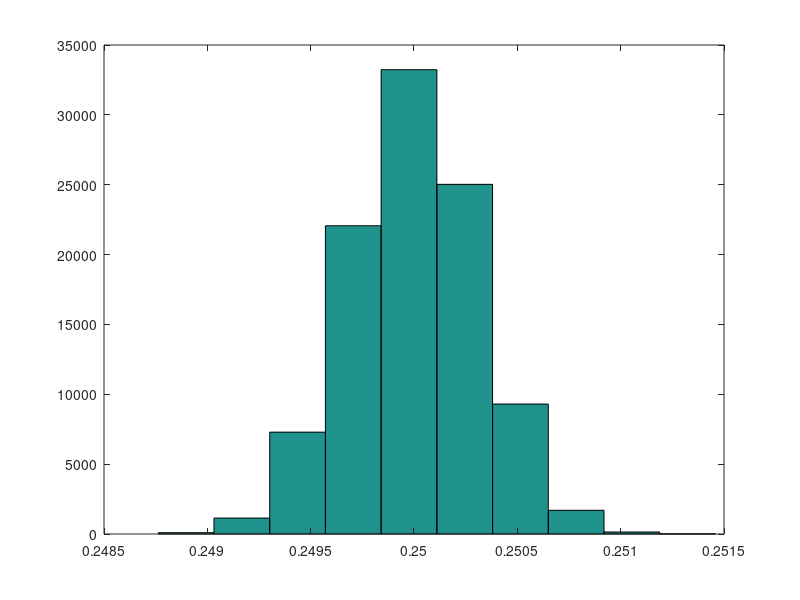
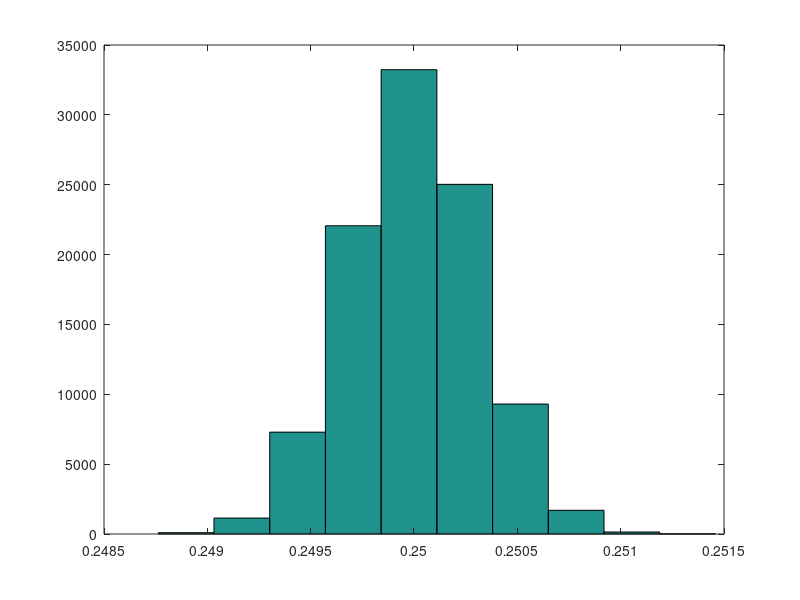
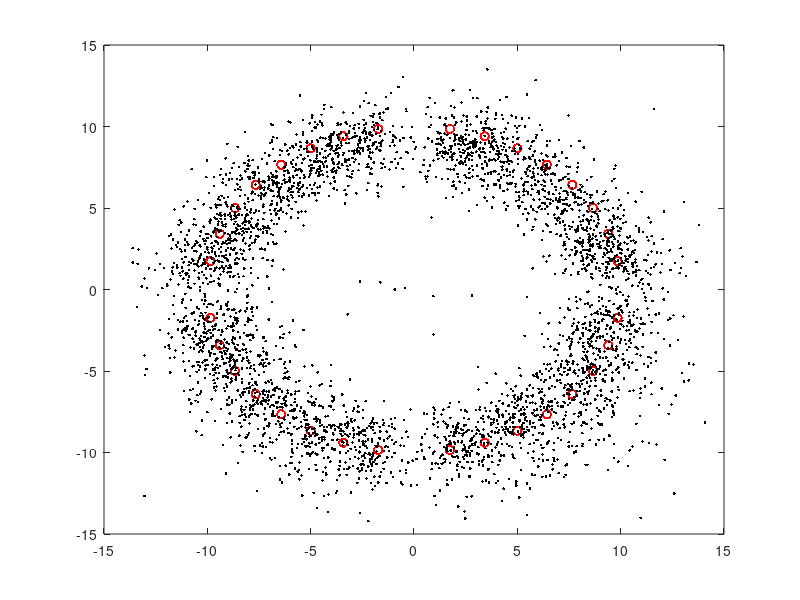
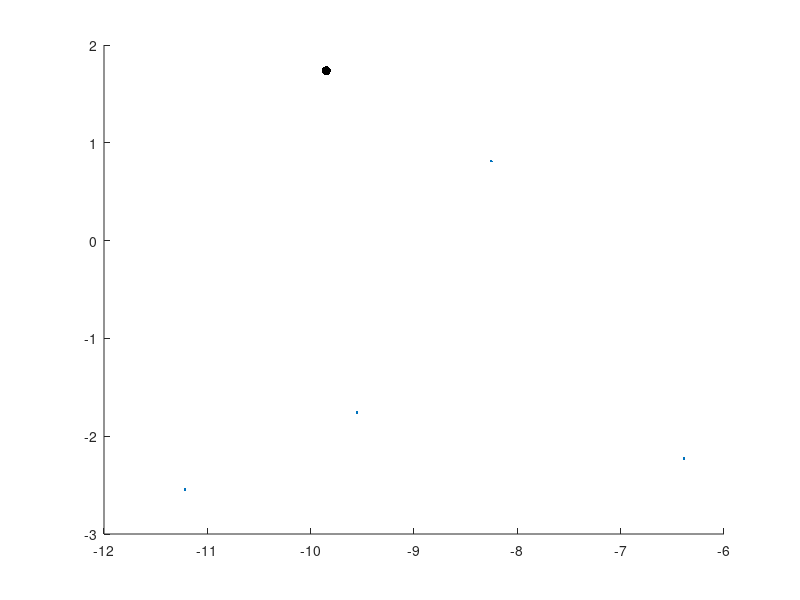

Write MATLAB code to recreate these figures, in order. (Note: this script raises an error after producing the figures.)
%% understanding Jbar, tau, and sigma

sigma = 5;
Jbar = 16;
tau = .0001;

nSamps = 1e5;
samps = sqrt(1./gamrnd(Jbar/tau,tau,1,nSamps));

hist(1./samps.^2)
hist(samps)

figure; hist(samps)
mean(samps)

%% ==========================================================
%             STUFF WITH ACTUAL DATA!
% ===========================================================
% 08.25.2016

% load in data file
load('group_data.mat')

% rename useful columns of group_data.mat
data_subj = group_data(:,1);
data_priority = group_data(:,2);
data_discsize = group_data(:,4);
response_x = group_data(:,6);
response_y = group_data(:,7);
target_x = 10*cosd(group_data(:,13)); % x location
target_y = 10*sind(group_data(:,13)); % y location

% 
idx = find(isnan(response_x) | isnan(response_y) | isnan(target_x) | isnan(target_y)  ); % delete nans 
response_x(idx) = [];
response_y(idx) = [];
target_x(idx) = [];
target_y(idx) = [];
data_priority(idx) = [];
data_subj(idx) = [];
data_discsize(idx) = [];

% errors
error_x = response_x - target_x;
error_y = response_y - target_y;
error_euclid = sqrt(error_x.^2 + error_y.^2);

idx = error_euclid > 13;
idx = idx | (data_discsize > 13); % delete stuff with disc size > 13
error_x(idx) = [];
error_y(idx) = [];
error_euclid(idx) = [];
response_x(idx) = [];
response_y(idx) = [];
target_x(idx) = [];
target_y(idx) = [];
data_priority(idx) = [];
data_subj(idx) = [];
data_discsize(idx) = [];

% % project everything onto first quadrant
% sign_x = sign(target_x);
% sign_y = sign(target_y);
% response_x = response_x.*sign_x;
% response_y = response_y.*sign_y;
% target_x = target_x.*sign_x;
% target_y = target_y.*sign_y;

% priority and subject numbers
priorityVec = unique(data_priority); % priority condition
nPriorities = length(priorityVec);
titleVec = {'low','med','high'};
subjVec = unique(data_subj);
nSubj = length(subjVec);

% changing to polar coordinates
[target_theta, target_rho] = cart2pol(target_x,target_y);
[response_theta, response_rho] = cart2pol(response_x,response_y);

% errors
error_rho = response_rho - target_rho;
error_theta = response_theta - target_theta;



%% plot raw data (targets and responses)
figure;
plot(target_x,target_y,'ro')
hold on; 
plot(response_x,response_y,'k.')

%% plotting mean and covariance plot of each of 8 target locations
% best if you project onto one quadrant (see section above)

for isubj = 1:nSubj
    subjnum = subjVec(isubj);
    
    for ipriority = 1:nPriorities;
        priority = priorityVec(ipriority);
        
        figure;
        targets_x = unique(target_x);
        for itarget = 1:length(targets_x);
            currtarget_y = target_y(find(target_x == targets_x(itarget),1,'first')); % value of corresponding y_cordingate
            idxx = target_x == targets_x(itarget); % trials which have the correct target
            idxxx = idxx & (data_priority == priority) & (data_subj == subjnum); % correct target, priority condition, and subject number
            
            hold on;
            plot(targets_x(itarget),currtarget_y,'k.','MarkerSize',20)
            plot(response_x(idxxx),response_y(idxxx),'.')
            
            % get and plot cov circle for each target
            responses = [response_x(idxxx) response_y(idxxx)];
            covMat = cov(responses);
            circle = bsxfun(@plus,mean(responses),[cos(linspace(0,2*pi,50))' sin(linspace(0,2*pi,50))']*covMat);
            plot(circle(:,1),circle(:,2),'Color',aspencolors('coral')); % plot covariance circle
            
        end
        defaultplot;
        title(['subj' num2str(subjnum) ' ' titleVec{ipriority} ' priority'])
        axis equal
%         savefig(gcf,['subj' num2str(subjnum) '_' titleVec{ipriority} ])
%         savefig(gcf,['subj' num2str(subjnum) '_' titleVec{ipriority} '.png' ])
    end
end

%% plot of distribution of error and disc size with priority
nBins = 13;

colorVec = {'k','b','r'};
figure; hold on;
centers = linspace(0,12,nBins);
for ipriority = 1:nPriorities;
    priority = priorityVec(ipriority);
    
    idx = data_priority == priority; 
    %     [counts] = hist(error_euclid(idx),centers);
    [counts] = hist(data_discsize(idx),centers);
    counts = counts./sum(counts);
    
    plot(centers,counts,colorVec{ipriority})
    
end
defaultplot

%% main effects of error and disc size from priority

discsizeMat = nan(nSubj,nPriorities);
euclideanerrorMat = discsizeMat;
rhoerrorMat = discsizeMat; thetaerrorMat = discsizeMat;
for isubj = 1:nSubj;
    subjnum = subjVec(isubj);
    
    for ipriority = 1:nPriorities;
        priority = priorityVec(ipriority);
        
        idx = (data_subj == subjnum) & (data_priority == priority); % indices of trials for current subject
        
        % euclidean error
        euclideanerrorMat(isubj,ipriority) = mean(error_euclid(idx));
        euclideanvarMat(isubj,ipriority) = var(error_euclid(idx));
        
        % mean other errors
        rhoerrorMat(isubj,ipriority) = mean(error_rho(idx));
        thetaerrorMat(isubj,ipriority) = mean(error_theta(idx));
        
        % mean disc size
        discsizeMat(isubj,ipriority) = mean(data_discsize(idx));
    end
    
end

% mean euclidean error main effect
figure;
meaneucliderror = mean(euclideanerrorMat);
semeucliderror = std(euclideanerrorMat)/sqrt(nSubj);
errorbar(meaneucliderror,semeucliderror,'k','LineStyle','none')
set(gca,'XTick',[1 2 3],'XTickLabel',[0.1 0.3 0.6])
xlabel('priority'); title('mean euclidean error'); defaultplot;

% var euclidean error main effect
figure;
meanvareucliderror = mean(euclideanvarMat);
semvareucliderror = std(euclideanvarMat)/sqrt(nSubj);
errorbar(meanvareucliderror,semvareucliderror,'k','LineStyle','none')
set(gca,'XTick',[1 2 3],'XTickLabel',[0.1 0.3 0.6])
xlabel('priority'); title('euclidean error variance'); defaultplot;

% % mean disc size
% figure;
% meandiscsize = mean(discsizeMat);
% semdiscsize = std(discsizeMat)/sqrt(nSubj);
% errorbar(meandiscsize,semdiscsize,'k','LineStyle','none')
% set(gca,'XTick',[1 2 3],'XTickLabel',[0.1 0.3 0.6])
% xlabel('priority'); title('discsize'); defaultplot;

%% plotting bias as a function of priority across or within each subject

aveplot = 1;
indvlplot = 0;

biasVec_theta = nan(nSubj,nPriorities);
varVec_theta = nan(nSubj,nPriorities);
biasVec_rho = nan(nSubj,nPriorities);
varVec_rho = nan(nSubj,nPriorities);
for isubj = 1:nSubj % for each subject
    subjnum = subjVec(isubj);
    
    for ipriority = 1:nPriorities % for each priority
        priority = priorityVec(ipriority);
        idx = (data_subj == subjnum) & (data_priority == priority); % indices of trials for current subject
        
        % calculating bias and variance of rho and theta
        biasVec_rho(isubj,ipriority) = mean(error_rho(idx));
        varVec_rho(isubj,ipriority) = var(error_rho(idx));
        biasVec_theta(isubj,ipriority) = mean(error_theta(idx));
        varVec_theta(isubj,ipriority) = var(error_theta(idx));
    end
    
    if (indvlplot)
        figure;
        subplot(2,2,1); 
        plot(biasVec_rho(isubj,:),'ko')
        title('bias rho')
        defaultplot;
        
        subplot(2,2,2); 
        plot(biasVec_theta(isubj,:),'ko')
        title('bias theta')
        defaultplot;
        
        subplot(2,2,3); 
        plot(varVec_rho(isubj,:),'ko')
        title('variance rho')
        defaultplot;
        
        subplot(2,2,4); 
        plot(varVec_theta(isubj,:),'ko')
        title('variance theta')
        defaultplot;
        
        pause;
    end
end

if (aveplot)
    figure;
    subplot(2,2,1);
    mean_bias_rho = mean(biasVec_rho);
    sem_bias_rho = std(biasVec_rho)/sqrt(size(biasVec_rho,1));
    errorbar(mean_bias_rho,sem_bias_rho,'k')
    set(gca,'XTick',[1 2 3],'XTickLabel',[0.1 0.3 0.6])
    xlabel('priority'); title('bias rho'); defaultplot;
    
    subplot(2,2,2);
    mean_bias_theta = mean(biasVec_theta);
    sem_bias_theta = std(biasVec_theta)/sqrt(size(biasVec_theta,1));
    errorbar(mean_bias_theta,sem_bias_theta,'k')
    set(gca,'XTick',[1 2 3],'XTickLabel',[0.1 0.3 0.6])
    xlabel('priority'); title('bias theta'); defaultplot;
    
    subplot(2,2,3);
    mean_var_rho = mean(varVec_rho);
    sem_var_rho = std(varVec_rho)/sqrt(size(varVec_rho,1));
    errorbar(mean_var_rho,sem_var_rho,'k')
    set(gca,'XTick',[1 2 3],'XTickLabel',[0.1 0.3 0.6])
    xlabel('priority'); title('variance rho'); defaultplot;
    
    subplot(2,2,4);
    mean_var_theta = mean(varVec_theta);
    sem_var_theta = std(varVec_theta)/sqrt(size(varVec_theta,1));
    errorbar(mean_var_theta,sem_var_theta,'k')
    set(gca,'XTick',[1 2 3],'XTickLabel',[0.1 0.3 0.6])
    xlabel('priority'); title('variance theta'); defaultplot;
end

%% scatterplot of disc size vs error (euclidean or circular tangential)

plot(data_discsize,error_euclid,'.')

%% plot of variances for different priorities (with cov matrix)

% project everything onto first quadrant (may or may not have already done
% this)
sign_x = sign(target_x);
sign_y = sign(target_y);
response_x = response_x.*sign_x;
response_y = response_y.*sign_y;
target_x = target_x.*sign_x;
target_y = target_y.*sign_y;

% changing to polar coordinates
[target_theta, target_rho] = cart2pol(target_x,target_y);
[response_theta, response_rho] = cart2pol(response_x,response_y);

% collapse them all onto the same spot
error_x = response_x - target_x;
error_y = response_y - target_y;

colorVec = {'r','b','k'};
figure; 
for ipriority = 1:nPriorities
    priority = priorityVec(ipriority);
    idx = (data_priority == priority); % indices of trials for current priority
    
    % plot target and responses
    subplot(2,2,ipriority); hold on
    plot(error_x(idx),error_y(idx),'.','Color',[0.7 0.7 0.7]) % errors
    plot(0,0,'k.','MarkerSize',14) % target
    title(num2str(priority))
    defaultplot
    
    % plot covariance matrix
    covMat = cov([error_x(idx) error_y(idx)]);
    circle = bsxfun(@plus,mean([error_x(idx) error_y(idx)]),[cos(linspace(0,2*pi,50))' sin(linspace(0,2*pi,50))']*covMat);
    plot(circle(:,1),circle(:,2),colorVec{ipriority}); % plot covariance circle
    
    % plot just covariance matrices on top of one another
    subplot(2,2,4); hold on
    plot(circle(:,1),circle(:,2),colorVec{ipriority}); % plot covariance circle
    axis([-10 10 -20 20])
    defaultplot
end


%% plotting quantile bins of error with discsize

nQuantiles = 4;
meandiscsizeVec = nan(nSubj,nPriorities,nQuantiles);
meaneuclideanerrorVec = meandiscsizeVec; 
meanangularerrorVec = meandiscsizeVec;

for isubj = 1:nSubj
    subjnum = subjVec(isubj);
    
    for ipriority = 1:nPriorities
        priority = priorityVec(ipriority);
        
        idx = (data_subj == subjnum) & (data_priority == priority); % correct subject number and priority
        
        % get the relevant informtion for current subject and priority
        discsize = data_discsize(idx);
        euclideanerror = error_euclid(idx);
        angularerror = error_theta(idx);
        
        % sort by increasing discsize
        [discsize, I] = sort(discsize);
        euclideanerror = euclideanerror(I);
        angularerror = angularerror(I);
        
        % chop up into quantiles
        ndatapoints = length(discsize);
        idx_quantile = [0 round([1:nQuantiles].*(ndatapoints/nQuantiles))];

        for iquantile = 1:nQuantiles
            meandiscsizeVec(isubj,ipriority,iquantile) = mean(discsize(idx_quantile(iquantile)+1:idx_quantile(iquantile+1)));
            meaneuclideanerrorVec(isubj,ipriority,iquantile) = mean(euclideanerror(idx_quantile(iquantile)+1:idx_quantile(iquantile+1)));
            meanangularerrorVec(isubj,ipriority,iquantile) = mean(angularerror(idx_quantile(iquantile)+1:idx_quantile(iquantile+1)));
        end
        
    end
end

% means and SEMs across subjects
mean_discsize = squeeze(mean(meandiscsizeVec));
mean_euclideanerror = squeeze(mean(meaneuclideanerrorVec));
mean_angularerror = squeeze(mean(meanangularerrorVec));
sem_discsize = squeeze(std(meandiscsizeVec))/sqrt(nSubj);
sem_euclideanerror = squeeze(std(meaneuclideanerrorVec))/sqrt(nSubj);
sem_angularerror = squeeze(std(meanangularerrorVec))/sqrt(nSubj);

% plot euclidean error
colorVec = {'r','b','k'};
figure; hold on;
for ipriority = 1:nPriorities;
    errorbar(mean_euclideanerror(ipriority,:),sem_euclideanerror(ipriority,:),colorVec{ipriority});
end
defaultplot;
ylabel('euclidean error')
xlabel('disc size quantile')


% plot
figure; hold on;
for ipriority = 1:nPriorities;
    errorbar(mean_angularerror(ipriority,:),sem_angularerror(ipriority,:),colorVec{ipriority});
end
defaultplot;
ylabel('angular error')
xlabel('disc size quantile')
